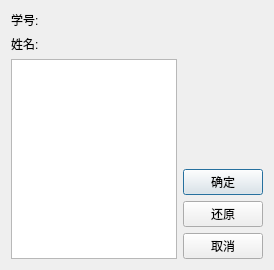
<?xml version="1.0" encoding="UTF-8"?>
<ui version="4.0">
 <class>ScoreChangeDialog</class>
 <widget class="QDialog" name="ScoreChangeDialog">
  <property name="geometry">
   <rect>
    <x>0</x>
    <y>0</y>
    <width>274</width>
    <height>270</height>
   </rect>
  </property>
  <property name="windowTitle">
   <string>Dialog</string>
  </property>
  <layout class="QVBoxLayout" name="verticalLayout">
   <item>
    <layout class="QGridLayout" name="gridLayout">
     <item row="1" column="1">
      <layout class="QVBoxLayout" name="verticalLayout_2">
       <item>
        <spacer name="verticalSpacer">
         <property name="orientation">
          <enum>Qt::Vertical</enum>
         </property>
         <property name="sizeHint" stdset="0">
          <size>
           <width>20</width>
           <height>40</height>
          </size>
         </property>
        </spacer>
       </item>
       <item>
        <widget class="QPushButton" name="okBtn">
         <property name="text">
          <string>确定</string>
         </property>
        </widget>
       </item>
       <item>
        <widget class="QPushButton" name="restoreBtn">
         <property name="text">
          <string>还原</string>
         </property>
        </widget>
       </item>
       <item>
        <widget class="QPushButton" name="cancelBtn">
         <property name="text">
          <string>取消</string>
         </property>
        </widget>
       </item>
      </layout>
     </item>
     <item row="0" column="0" colspan="2">
      <layout class="QFormLayout" name="formLayout">
       <item row="0" column="0">
        <widget class="QLabel" name="label_3">
         <property name="text">
          <string>学号:</string>
         </property>
        </widget>
       </item>
       <item row="0" column="1">
        <widget class="QLabel" name="studentId">
         <property name="text">
          <string/>
         </property>
        </widget>
       </item>
       <item row="1" column="0">
        <widget class="QLabel" name="label">
         <property name="text">
          <string>姓名:</string>
         </property>
        </widget>
       </item>
       <item row="1" column="1">
        <widget class="QLabel" name="label_2">
         <property name="text">
          <string/>
         </property>
        </widget>
       </item>
      </layout>
     </item>
     <item row="1" column="0">
      <widget class="QTableView" name="tableView"/>
     </item>
    </layout>
   </item>
  </layout>
 </widget>
 <resources/>
 <connections/>
</ui>
